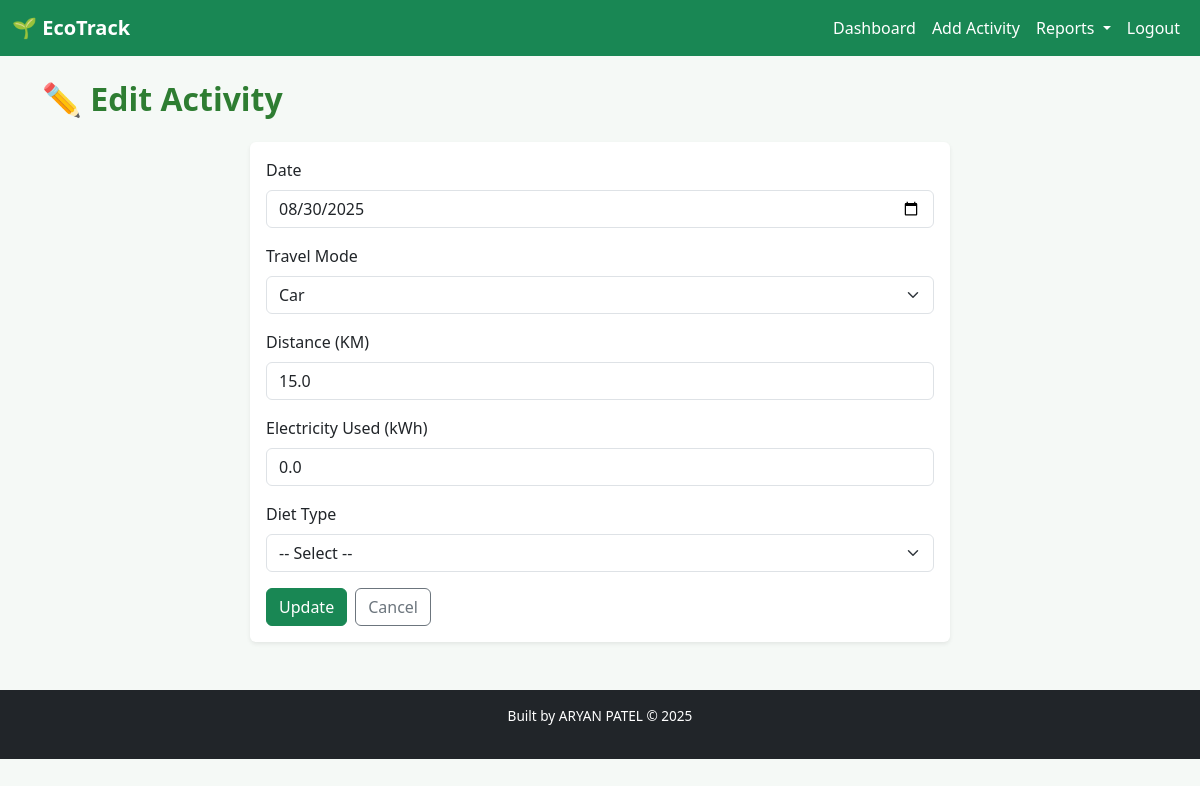
The page /activity/edit/21 (signed in) on the database its author committed.
### tables this page shows
CREATE TABLE activities (
            id INTEGER PRIMARY KEY AUTOINCREMENT,
            user_id INTEGER NOT NULL,
            date TEXT NOT NULL,
            travel_mode TEXT NOT NULL,
            travel_km REAL NOT NULL,
            electricity_kwh REAL NOT NULL,
            diet_type TEXT NOT NULL,
            co2_kg REAL NOT NULL,
            FOREIGN KEY(user_id) REFERENCES users(id)
        );

### app.py (the view, shortened to what this page needs)
@app.route("/activity/edit/<int:act_id>", methods=["GET","POST"])
def edit_activity(act_id):
    if not session.get("user_id"):
        return redirect(url_for("login"))
    con = get_db(); cur = con.cursor()
    cur.execute("SELECT * FROM activities WHERE id=? AND user_id=?", (act_id, session["user_id"]))
    row = cur.fetchone()
    if not row:
        con.close()
        flash("Activity not found or not authorized.", "warning")
        return redirect(url_for("dashboard"))
    activity = dict(row)
    con.close()
    return render_template("input.html", title="Edit Activity", default_date=activity["date"], activity=activity, edit=True)

### app.py (called while the page is built)
def get_db():
    con = sqlite3.connect(DB_PATH)
    con.row_factory = sqlite3.Row
    return con

@app.before_request
def ensure_db():
    init_db()

### templates/input.html (shortened to what this page needs)
{% extends "base.html" %}
{% block content %}
  <h2 class="mb-4">{% if edit %}✏️ Edit Activity{% else %}➕ Log New Activity{% endif %}</h2>
  <div class="card shadow-sm border-0 mx-auto" style="max-width:700px;">
    <div class="card-body">
      <form method="POST" action="{% if edit %}{{ url_for('edit_activity', act_id=activity.id) }}{% else %}{{ url_for('input_activity') }}{% endif %}">
        <div class="mb-3">
          <label for="date" class="form-label">Date</label>
          <input type="date" class="form-control" id="date" name="date" required value="{{ activity.date if activity else default_date }}">
        </div>
        <div class="mb-3">
          <label for="travel_mode" class="form-label">Travel Mode</label>
          <select class="form-select" id="travel_mode" name="travel_mode" required>
            {% set tm = (activity.travel_mode if activity else '') %}
            <option value="Car" {% if tm == 'Car' %}selected{% endif %}>Car</option>
          </select>
        </div>
        <div class="mb-3">
          <label for="travel_km" class="form-label">Distance (KM)</label>
          <input type="number" step="0.1" class="form-control" id="travel_km" name="travel_km" placeholder="Enter distance travelled" value="{{ activity.travel_km if activity else '' }}">
        </div>
        <div class="mb-3">
          <label for="electricity_kwh" class="form-label">Electricity Used (kWh)</label>
          <input type="number" step="0.1" class="form-control" id="electricity_kwh" name="electricity_kwh" placeholder="Enter electricity consumed" value="{{ activity.electricity_kwh if activity else '' }}">
        </div>
        <div class="mb-3">
          <label for="diet_type" class="form-label">Diet Type</label>
          {% set dt = (activity.diet_type if activity else '') %}
          <select class="form-select" id="diet_type" name="diet_type" required>
            <option value="">-- Select --</option>
          </select>
        </div>
        <div class="d-flex gap-2">
          <button type="submit" class="btn btn-success">{% if edit %}Update{% else %}Log Activity{% endif %}</button>
          <a href="{{ url_for('dashboard') }}" class="btn btn-outline-secondary">Cancel</a>
        </div>
      </form>
    </div>
  </div>
{% endblock %}

### static/style.css (style rules this page uses)
body { background: #f5f9f6; color: #333; }
h1, h2, h3 { color: #2e7d32; font-weight: 600; }

### rows shown on the page
activities: date "08/30/2025", travel_mode "Car", travel_km "15.0", electricity_kwh "0.0"
